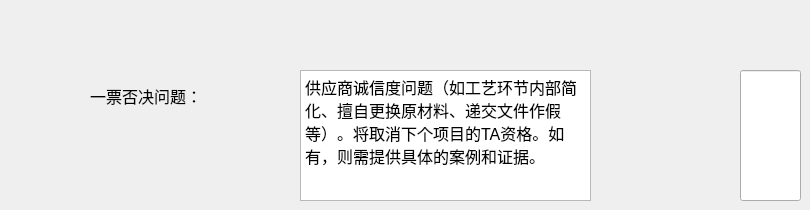
           <widget class="QWidget" name="tab_6">
            <attribute name="title">
             <string>Tab 3</string>
            </attribute>
            <widget class="QTextBrowser" name="textBrowser_21">
             <property name="geometry">
              <rect>
               <x>300</x>
               <y>70</y>
               <width>291</width>
               <height>131</height>
              </rect>
             </property>
             <property name="html">
              <string>&lt;!DOCTYPE HTML PUBLIC &quot;-//W3C//DTD HTML 4.0//EN&quot; &quot;http://www.w3.org/TR/REC-html40/strict.dtd&quot;&gt;
&lt;html&gt;&lt;head&gt;&lt;meta name=&quot;qrichtext&quot; content=&quot;1&quot; /&gt;&lt;style type=&quot;text/css&quot;&gt;
p, li { white-space: pre-wrap; }
&lt;/style&gt;&lt;/head&gt;&lt;body style=&quot; font-family:'SimSun'; font-size:9pt; font-weight:400; font-style:normal;&quot;&gt;
&lt;p style=&quot; margin-top:0px; margin-bottom:0px; margin-left:0px; margin-right:0px; -qt-block-indent:0; text-indent:0px;&quot;&gt;&lt;span style=&quot; font-size:12pt;&quot;&gt;供应商诚信度问题（如工艺环节内部简化、擅自更换原材料、递交文件作假等）。将取消下个项目的TA资格。如有，则需提供具体的案例和证据。&lt;/span&gt;&lt;/p&gt;&lt;/body&gt;&lt;/html&gt;</string>
             </property>
            </widget>
            <widget class="QLabel" name="label_78">
             <property name="geometry">
              <rect>
               <x>90</x>
               <y>80</y>
               <width>151</width>
               <height>31</height>
              </rect>
             </property>
             <property name="font">
              <font>
               <family>Adobe Devanagari</family>
               <pointsize>12</pointsize>
              </font>
             </property>
             <property name="text">
              <string>一票否决问题：</string>
             </property>
            </widget>
            <widget class="QLineEdit" name="exQuaM8">
             <property name="geometry">
              <rect>
               <x>740</x>
               <y>70</y>
               <width>61</width>
               <height>131</height>
              </rect>
             </property>
            </widget>
           </widget>
